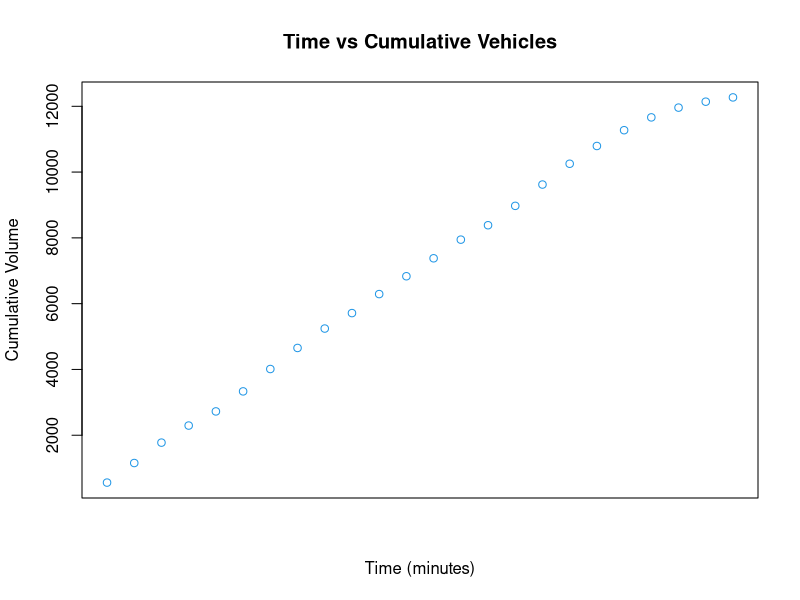
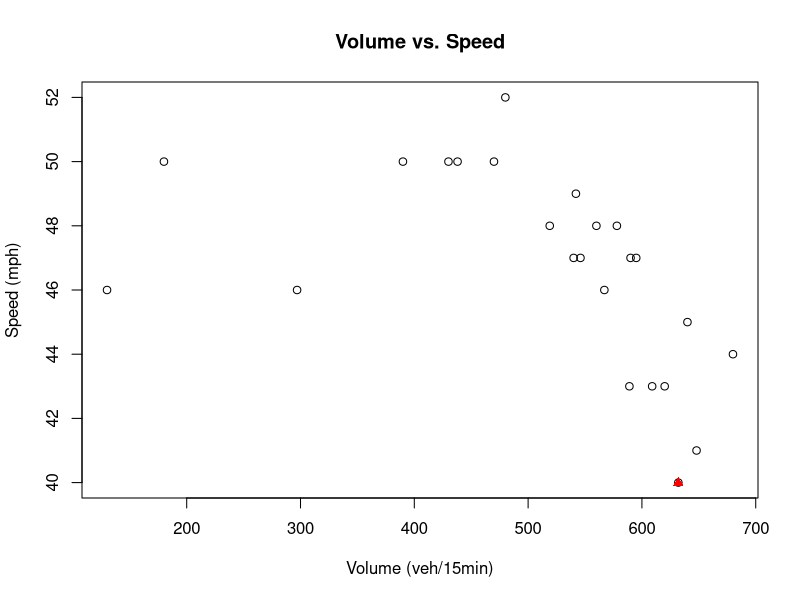

R code for these plots, in order:
#Get current working directory
setwd('/Users/tashaygreen/Downloads')

#Read in data
SampleData <- read.table("HWData.csv", header = T, sep = ',')
SampleData <- read.csv("HWData.csv")
SampleData <- read.delim("HWData.csv", header = T, sep = ',')

#Compute the cumulative number of vehicles at each time period. Write a function to perform the computation.
cumulative<-function(volume)
{
  cumsum(volume) 
}

volume<- SampleData$volume

SampleData['CumulativeVolume']<-cumulative(volume)

#Draw a cumulative curve (x-axis = time, y-axis = cum # veh)
plot(SampleData$CumulativeVolume,main='Time vs Cumulative Vehicles', xlab = "Time (minutes)", ylab = "Cumulative Volume",lty=2, col=4, xaxt='n')

#Draw a scatter plot (x-axis = volume, y-axis = speed). Highlight minimum speed with color red.
minimum<-subset(SampleData, speed==min(SampleData$speed))
plot(SampleData$volume, SampleData$speed, main='Volume vs. Speed',xlab = "Volume (veh/15min)", ylab = "Speed (mph)" )
points(minimum,col='red', pch=17)

